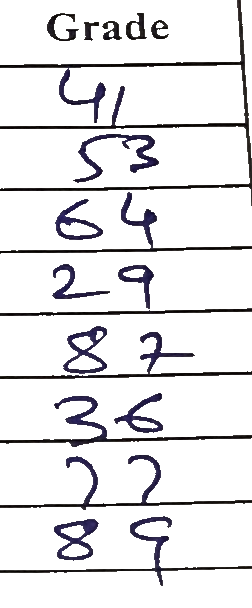
#> input picture last-column-extraction/white_image.png, 252 x 608 px, found by its file name
$ python add_white.py
#> lines starting #> are read from the running program, lines starting #| are printed output that depends on the picture; after the words box and inside, x2 and y2 are one past the last pixel; in counts of white or black regions, pixels touching at a corner belong together
import cv2
import numpy as np

# Load the image
image = cv2.imread('/Users/vansh/PycharmProjects/Text-Extractor/last-column-extraction/white_image.png', 0)  # Load as grayscale
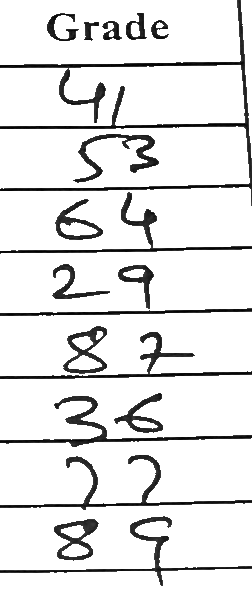
#> image: shape (608, 252); min 0, max 255, mean 230.2

# Apply Gaussian blur to the image to reduce noise


# Use adaptive thresholding to binarize the image
_, binary = cv2.threshold(image, 0, 255, cv2.THRESH_BINARY_INV + cv2.THRESH_OTSU)
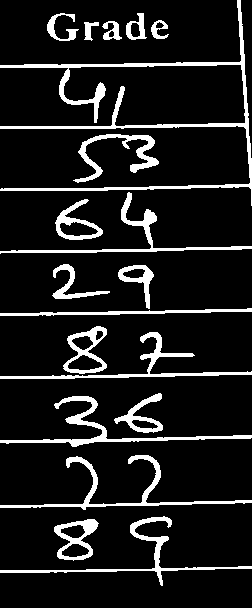
#> binary: shape (608, 252); 11.3% white; 19 white regions, largest, box (x1, y1, x2, y2) and area: (0, 0, 252, 206) 3810, (0, 396, 252, 447) 1499, (0, 455, 252, 510) 1481

# Create a horizontal kernel for morphological operations to remove horizontal lines
horizontal_kernel = np.ones((1, 75), np.uint8)
opened_horizontal = cv2.morphologyEx(binary, cv2.MORPH_OPEN, horizontal_kernel, iterations=1)
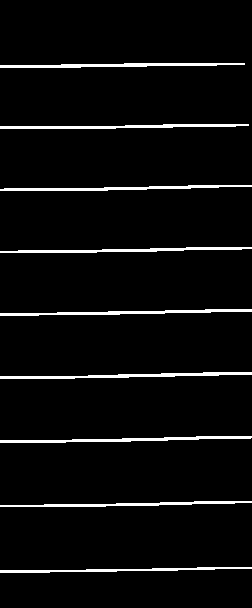
#> opened_horizontal: shape (608, 252); 4.3% white; 9 white regions, largest, box (x1, y1, x2, y2) and area: (0, 372, 252, 379) 784, (0, 436, 252, 443) 765, (0, 309, 252, 316) 756

# Create a vertical kernel for morphological operations to remove vertical lines
vertical_kernel = np.ones((55, 1), np.uint8)
opened_vertical = cv2.morphologyEx(binary, cv2.MORPH_OPEN, vertical_kernel, iterations=1)
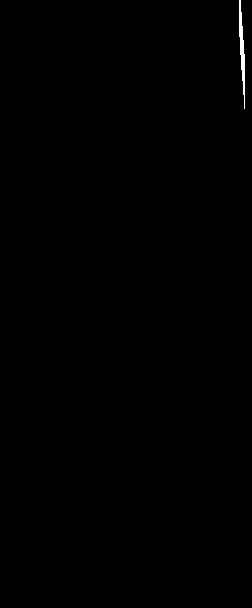
#> opened_vertical: shape (608, 252); 0.21% white; 1 white region, box (x1, y1, x2, y2) and area: (239, 0, 245, 109) 315

# Subtract the opened images from the original to get lines as white
result = cv2.subtract(binary, opened_horizontal)
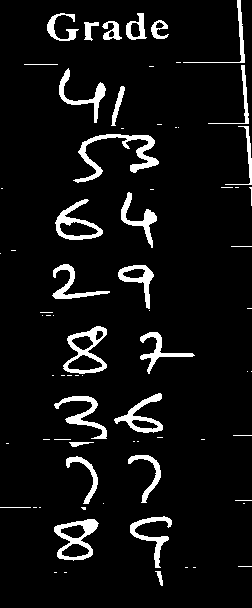
#> result: shape (608, 252); 7% white; 73 white regions (44 under 20 px), largest, box (x1, y1, x2, y2) and area: (73, 134, 159, 183) 1020, (63, 326, 107, 374) 758, (54, 519, 99, 561) 750
result = cv2.subtract(result, opened_vertical)
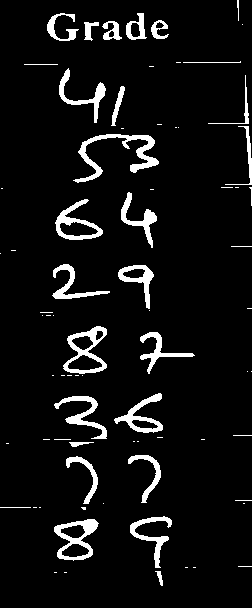
#> result: shape (608, 252); 6.8% white; 75 white regions (45 under 20 px), largest, box (x1, y1, x2, y2) and area: (73, 134, 159, 183) 1020, (63, 326, 107, 374) 758, (54, 519, 99, 561) 750

# Display the result using imshow
denoised_image = cv2.medianBlur(result, 3)
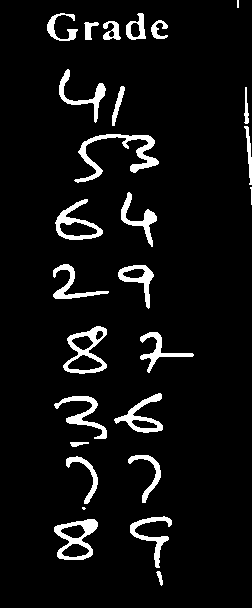
#> denoised_image: shape (608, 252); 6.5% white; 27 white regions (2 under 20 px), largest, box (x1, y1, x2, y2) and area: (74, 134, 159, 183) 1021, (63, 326, 107, 374) 764, (54, 519, 98, 560) 757

cv2.imwrite("try_image.png", denoised_image)

$ run again, with last-column-extraction/modified_image.png copied over last-column-extraction/white_image.png
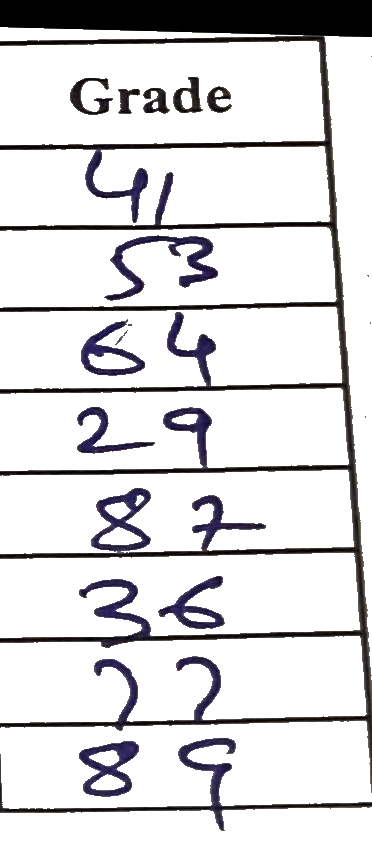
#> input picture last-column-extraction/modified_image.png, 372 x 861 px, found by its file name
#> `_, binary = cv2.threshold(image, 0, 255, cv2.THRESH_BINARY_INV + cv2.T..`:
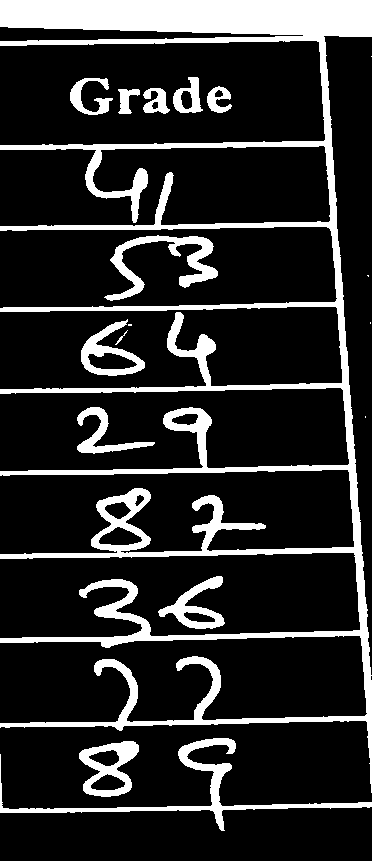
#> binary: shape (861, 372); 17.2% white; 18 white regions (5 under 20 px), largest, box (x1, y1, x2, y2) and area: (0, 0, 372, 793) 42150, (0, 738, 372, 831) 3135, (104, 235, 218, 301) 2121
#> opened_horizontal: shape (861, 372); 9% white; 12 white regions, largest, box (x1, y1, x2, y2) and area: (0, 0, 372, 36) 11984, (0, 632, 369, 642) 1848, (0, 548, 363, 558) 1809
#> opened_vertical: shape (861, 372); 5.5% white; 4 white regions, box (x1, y1, x2, y2) and area: (8, 0, 372, 793) 17041, (200, 408, 206, 473) 355, (216, 764, 219, 826) 180, (0, 754, 1, 813) 59
#> `denoised_image = cv2.medianBlur(result, 3)`:
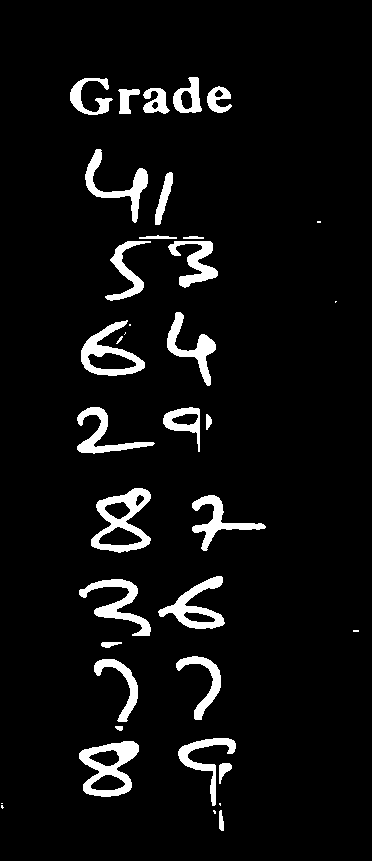
#> denoised_image: shape (861, 372); 6.2% white; 38 white regions (9 under 20 px), largest, box (x1, y1, x2, y2) and area: (91, 488, 151, 553) 1646, (79, 741, 139, 797) 1585, (81, 320, 145, 376) 1293
